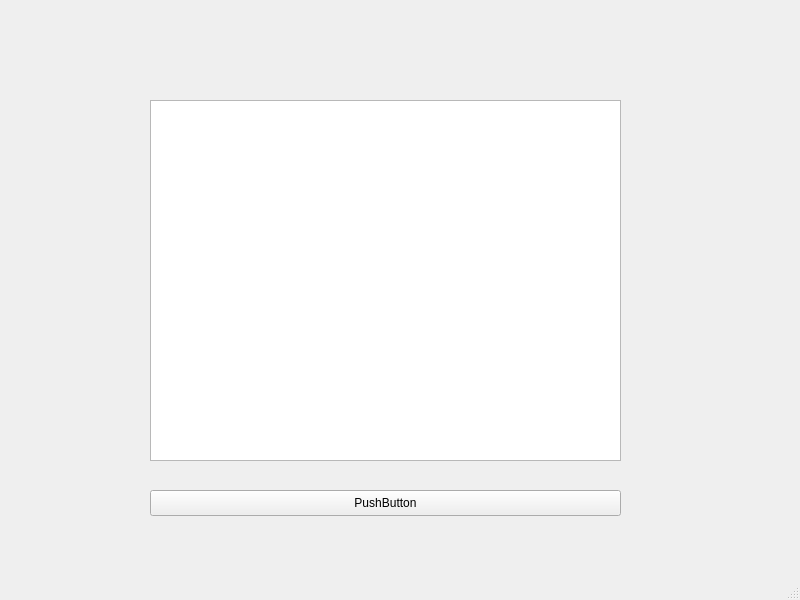
<?xml version="1.0" encoding="UTF-8"?>
<ui version="4.0">
 <class>MainWindow</class>
 <widget class="QMainWindow" name="MainWindow">
  <property name="geometry">
   <rect>
    <x>0</x>
    <y>0</y>
    <width>800</width>
    <height>600</height>
   </rect>
  </property>
  <property name="windowTitle">
   <string>MainWindow</string>
  </property>
  <widget class="QWidget" name="centralwidget">
   <widget class="QListWidget" name="listWidget">
    <property name="geometry">
     <rect>
      <x>150</x>
      <y>100</y>
      <width>471</width>
      <height>361</height>
     </rect>
    </property>
   </widget>
   <widget class="QPushButton" name="pushButton">
    <property name="geometry">
     <rect>
      <x>150</x>
      <y>490</y>
      <width>471</width>
      <height>26</height>
     </rect>
    </property>
    <property name="text">
     <string>PushButton</string>
    </property>
   </widget>
  </widget>
  <widget class="QMenuBar" name="menubar">
   <property name="geometry">
    <rect>
     <x>0</x>
     <y>0</y>
     <width>800</width>
     <height>23</height>
    </rect>
   </property>
  </widget>
  <widget class="QStatusBar" name="statusbar"/>
 </widget>
 <resources/>
 <connections/>
</ui>
